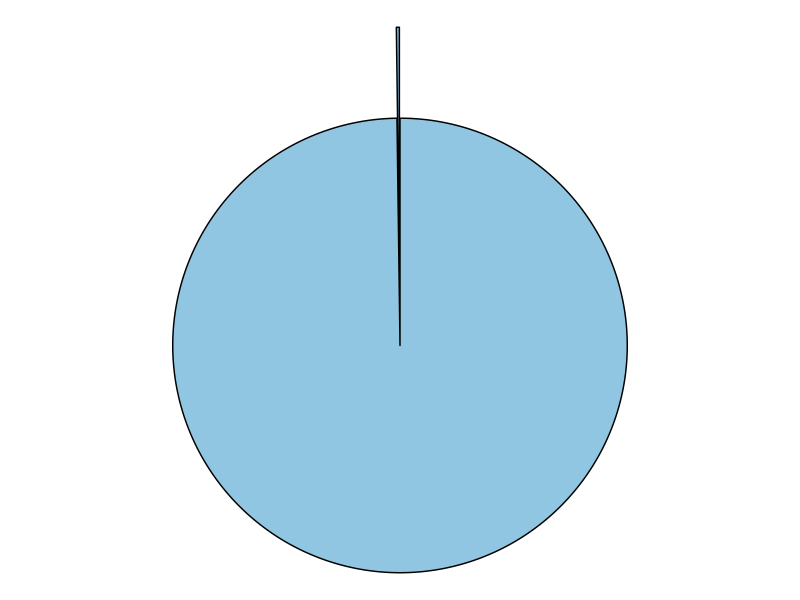
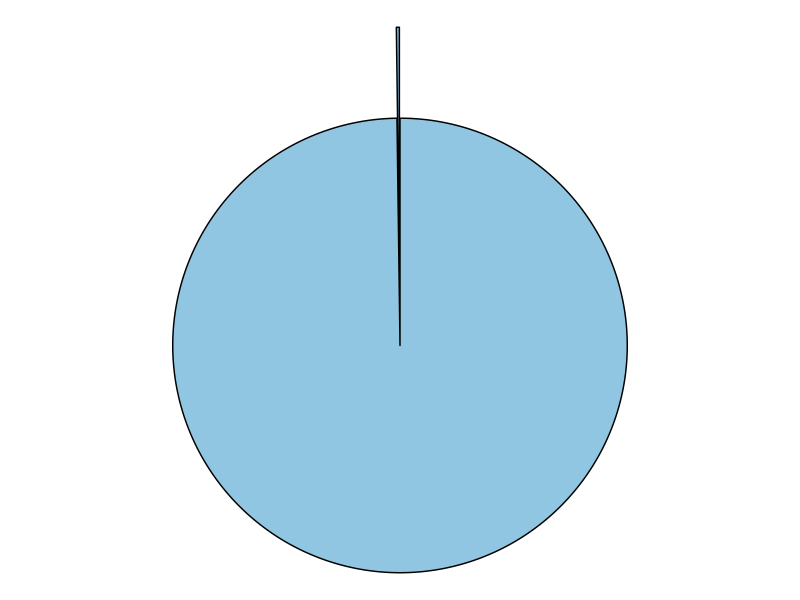

These figures' R source, in order:
# Load libraries
library("ggplot2")
library("ggforce") #For exploded chart

# Set working directory #
setwd(dirname(rstudioapi::getActiveDocumentContext()$path))

# Folder #
Folder = "Results/Images"

# File #

File = "Pie_chart_percentage.png"

pie <- data.frame(
  state = c("Other genes - 99.8%","DE genes - 0.2%"),
  focus = c(-0.2, 0),
  start = c(0, 1),
  end = c(0, 2*pi),
  amount = c(21401,46),
  stringsAsFactors = FALSE
)
ggplot(pie) + 
  geom_arc_bar(aes(x0 = 0, y0 = 0, r0 = 0, r = 0.5, amount = amount, 
                   fill = state, explode = focus), stat = 'pie') + 
  scale_fill_manual(values = c("#7FB7DD","#91C6E2"))+
  coord_fixed()+
  theme_void() + 
  theme(legend.position="none")

ggsave(file.path(Folder, File),width=6,height=4,units=c("in"),dpi=600)
                    
